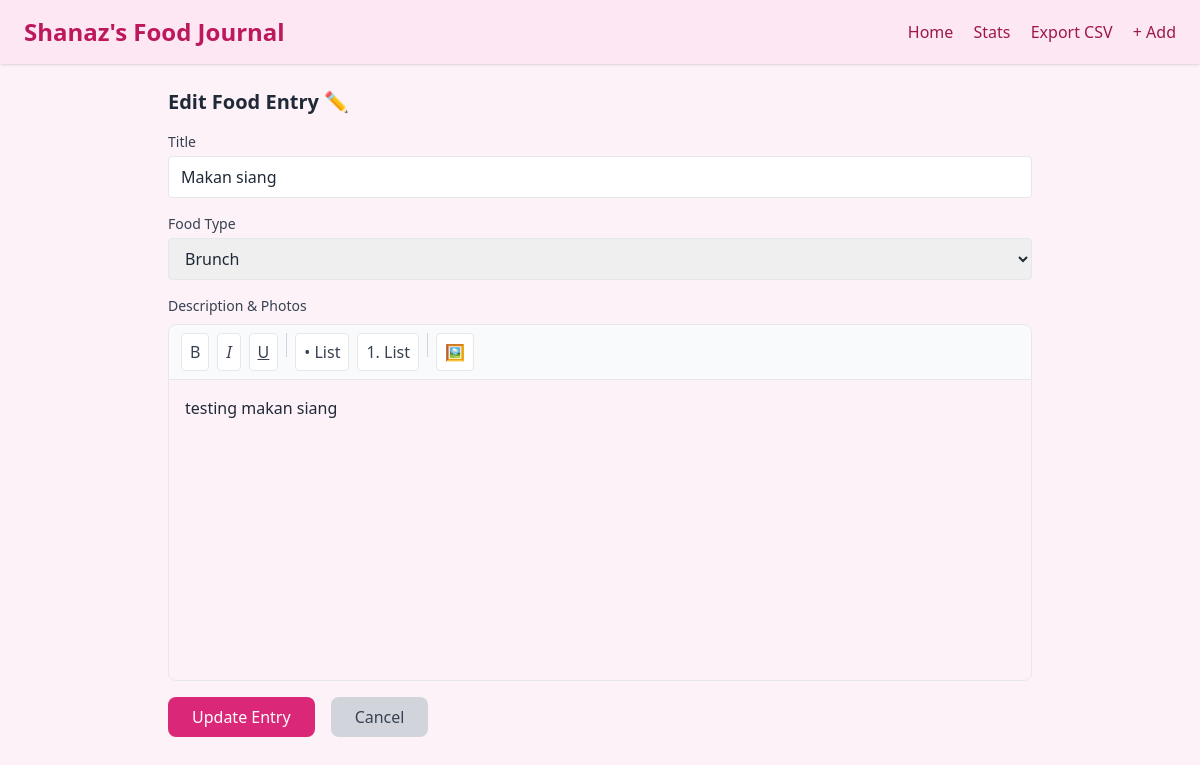
Before: /edit/2 with the older database file.
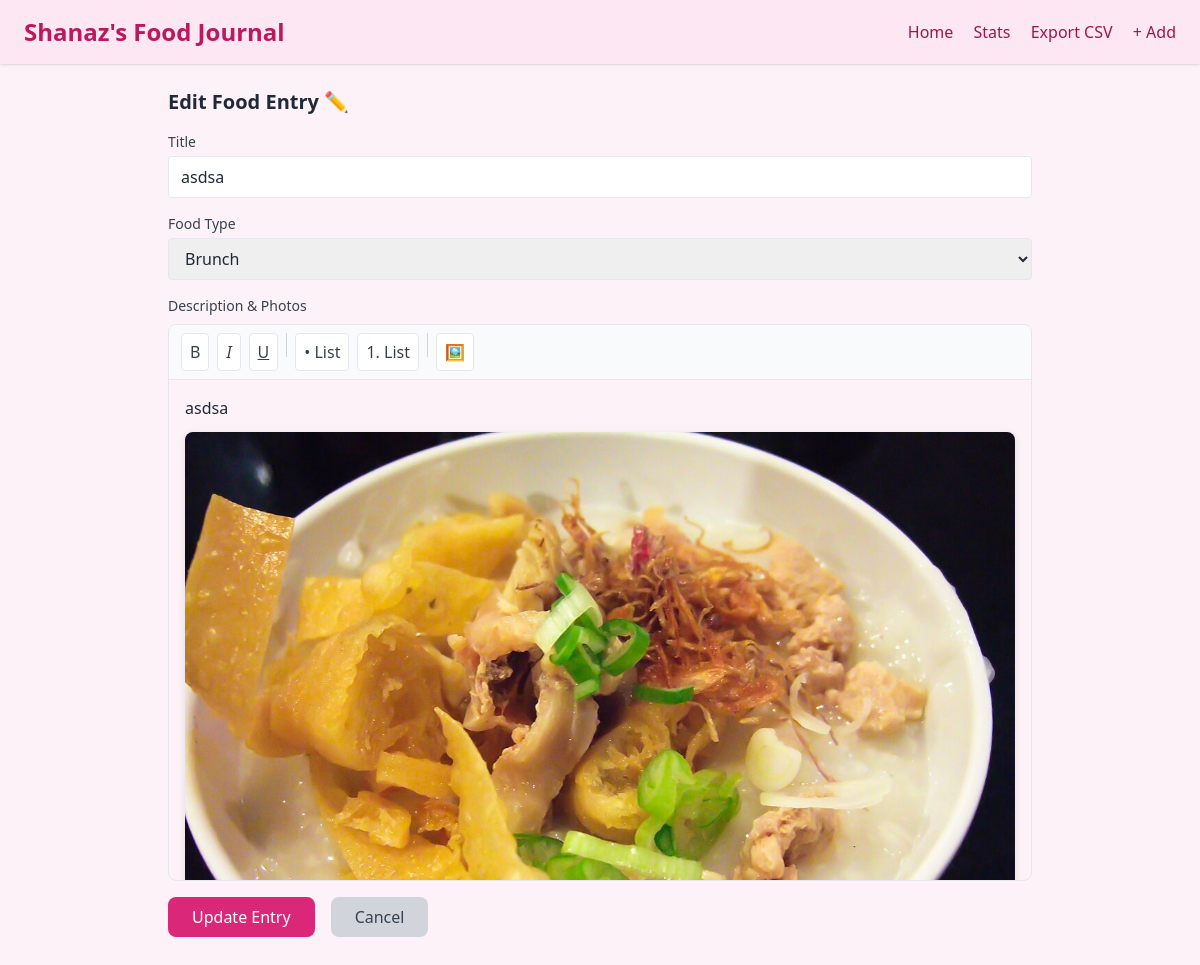
After: the same page with the newer database file.
### tables this page shows
CREATE TABLE entries (
            id INTEGER PRIMARY KEY,
            title TEXT,
            description TEXT,
            food_type TEXT,
            timestamp TEXT
        );

### app.py (the view, shortened to what this page needs)
@app.route('/edit/<int:entry_id>', methods=['GET', 'POST'])
def edit_entry(entry_id):
    conn = get_db_connection()
    c = conn.cursor()
    c.execute("SELECT * FROM entries WHERE id=?", (entry_id,))
    entry = c.fetchone()
    conn.close()
    return render_template('edit_entry.html', entry=entry)

### app.py (called while the page is built)
def get_db_connection():
    conn = sqlite3.connect('food.db')
    conn.row_factory = sqlite3.Row
    return conn

@app.context_processor
def utility_processor():
    return dict(
        get_images=get_images,
        get_all_images=get_all_images,
        get_description_without_images=get_description_without_images
    )

@app.before_request
def before_request():
    if not hasattr(app, 'db_initialized'):
        init_db()
        app.db_initialized = True

### templates/edit_entry.html (shortened to what this page needs)
{% extends "base.html" %}
{% block content %}
<h2 class="text-xl font-semibold mb-4">Edit Food Entry ✏️</h2>
<form method="POST" enctype="multipart/form-data" action="{{ url_for('edit_entry', entry_id=entry['id']) }}" class="space-y-4">
    <div>
        <label class="block text-sm font-medium text-gray-700">Title</label>
        <input type="text" name="title" value="{{ entry['title'] }}" required class="w-full mt-1 border rounded px-3 py-2 focus:ring-2 focus:ring-pink-500 focus:border-pink-500">
    </div>
    <div>
        <label class="block text-sm font-medium text-gray-700">Food Type</label>
        <select name="food_type" required class="w-full mt-1 border rounded px-3 py-2 focus:ring-2 focus:ring-pink-500 focus:border-pink-500">
            <option value="Brunch" {% if entry['food_type'] == 'Brunch' %}selected{% endif %}>Brunch</option>
        </select>
    </div>
    <div>
        <label class="block text-sm font-medium text-gray-700 mb-2">Description & Photos</label>
        <div class="border rounded-lg overflow-hidden">
            <div id="toolbar" class="bg-gray-50 border-b px-3 py-2 flex flex-wrap gap-2">
                <button type="button" class="toolbar-btn" data-command="bold" title="Bold">B</button>
                <button type="button" class="toolbar-btn" data-command="italic" title="Italic"><em>I</em></button>
                <button type="button" class="toolbar-btn" data-command="underline" title="Underline"><u>U</u></button>
                <button type="button" class="toolbar-btn" data-command="insertUnorderedList" title="Bullet List">• List</button>
                <button type="button" class="toolbar-btn" data-command="insertOrderedList" title="Numbered List">1. List</button>
                <button type="button" id="image-btn" class="toolbar-btn" title="Insert Image">🖼️</button>
            </div>
            <div id="editor" contenteditable="true"
                 class="min-h-[300px] p-4 focus:outline-none focus:ring-2 focus:ring-pink-500"
                 style="max-height: 500px; overflow-y: auto;"
                 placeholder="Describe your food experience... You can add images by clicking the image button above!">
                {{ entry['description'] | safe }}
            </div>
        </div>
    </div>
    <div class="flex gap-4">
        <button type="submit" class="bg-pink-600 text-white px-6 py-2 rounded-lg hover:bg-pink-700 transition-colors duration-200 font-medium">
            Update Entry
        </button>
        <a href="{{ url_for('index') }}" class="bg-gray-300 text-gray-700 px-6 py-2 rounded-lg hover:bg-gray-400 transition-colors duration-200 font-medium">
            Cancel
        </a>
    </div>
</form>
{% endblock %}

Changed rows visible on the page:
changed entries "Brunch": title "Makan siang" → "asdsa"; description "testing makan siang" → "asdsa"; description: picture added
